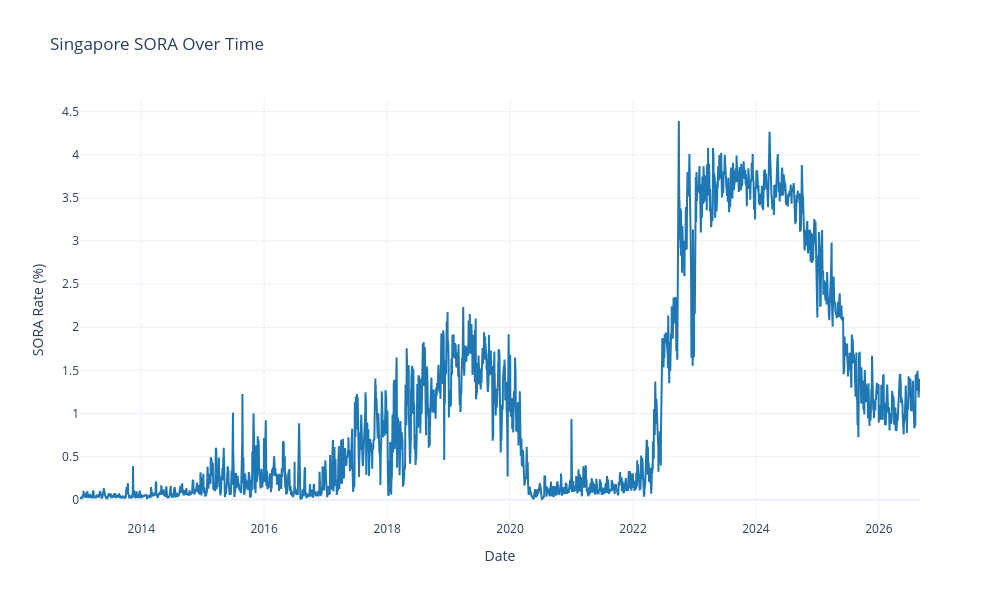

Notebook code for this chart:
### Code cell
import plotly.graph_objects as go
from plotly.subplots import make_subplots
import plotly.express as px

# Basic modern line plot
fig = go.Figure()
fig.add_trace(go.Scatter(
    x=df['Date'],
    y=df['SORA'],
    mode='lines',
    line=dict(color='#1f77b4', width=2),
    marker=dict(size=4),
    name='SORA'
))

fig.update_layout(
    title='Singapore SORA Over Time',
    xaxis_title='Date',
    yaxis_title='SORA Rate (%)',
    template='plotly_white',
    hovermode='x unified',
    width=1000,
    height=600
)

fig.show()

### Figure 1 — Plotly figure (JSON) as saved in the notebook; plotly's stock layout.template omitted (floating-point values rounded to 4 significant figures; data arrays with more than 128 entries replaced by an {"elided": "..."} marker saying what was removed)
{"data": [{"line": {"color": "#1f77b4", "width": 2}, "marker": {"size": 4}, "mode": "lines", "name": "SORA", "type": "scatter", "x": {"elided": "3429 str values"}, "y": {"elided": "3429 float values"}}], "layout": {"height": 600, "hovermode": "x unified", "title": {"text": "Singapore SORA Over Time"}, "width": 1000, "xaxis": {"title": {"text": "Date"}}, "yaxis": {"title": {"text": "SORA Rate (%)"}}}}
